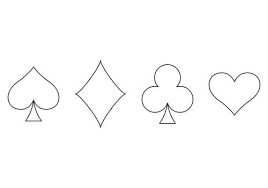
#> input picture card.png, 268 x 188 px, found by its file name
$ python '(21)image_counter.py'
#> lines starting #> are read from the running program, lines starting #| are printed output that depends on the picture; after the words box and inside, x2 and y2 are one past the last pixel; in counts of white or black regions, pixels touching at a corner belong together
# Contours ka matlab hai image me objects ke boundaries detect karna.
# OpenCV me contours find karne ke liye:
#   1. Grayscale conversion
#   2. Apply Gaussian Blur (Noise kam karne ke liye)
#   3. Threshold ya Canny edge detection
#   4. cv2.findContours() use karte hain
#   5. cv2.drawContours() se draw karte hain

# 1️⃣ Image Load
import cv2
import numpy as np

image = cv2.imread('card.png')
#> image is the input picture: shape (188, 268, 3); min 0, max 255, mean 252.4

# 2️⃣ Convert to Grayscale
gray = cv2.cvtColor(image , cv2.COLOR_BGR2GRAY)

# 3️⃣ Apply Gaussian Blur (Noise kam karne ke liye)
blur = cv2.GaussianBlur(gray , (5,5) , 0)
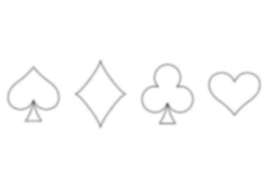
#> blur: shape (188, 268); min 106, max 255, mean 252.4

# 4️⃣ Edge Detection using Canny
edge = cv2.Canny(blur , 50 ,150)
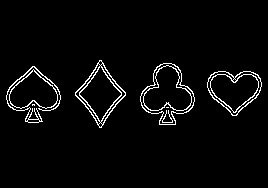
#> edge: shape (188, 268); 3.4% white in thin lines or dots, all inside (x1, y1, x2, y2) = (6, 60, 262, 128)
cv2.imshow("Canny Edges", edge)


# 5️⃣ Find Contours
contours, hierarchy = cv2.findContours(
    edge , cv2.RETR_EXTERNAL
      , cv2.CHAIN_APPROX_SIMPLE
)
#> contours = 6 contours, 1 with area under 20; largest, box (x1, y1, x2, y2) and area: (140, 63, 195, 125) 2031, (207, 71, 262, 116) 1626, (75, 60, 126, 128) 1619, (9, 69, 58, 109) 1208, (6, 66, 61, 123) 105
# cv2.CHAIN_APPROX_SIMPLE => Contour ke points ko compress karke store karta hai, unnecessary points ko remove karta hai.
#  cv2.RETR_EXTERNAL => Sirf external (outer) contours detect karta hai, inner contours ignore karta hai.
#cv2.RETR_TREE – Saare contours (outer + inner) detect karta hai aur parent-child relationship bhi maintain karta hai.
# cv2.RETR_CCOMP – Contours ko 2 levels (external + internal) me organize karta hai.
'''
contours
Ye ek list of all detected contours hai.
Har contour Numpy array of points hota hai, jo us boundary ke coordinates batata hai.

Example structure:
contours[0]
# array([[x1, y1], [x2, y2], [x3, y3], ...])
Matlab: har contour ke sare points store hote hain.

2️⃣ hierarchy
Ye contours ke relationships ko describe karta hai (parent, child, next, previous).
'''

# 6️⃣ Print number of contours found
print('Number Of Counters Found : ' , len(contours))
#| Number Of Counters Found :  6

# 7️⃣ Draw Contours on Original Image
Contour_image = image.copy()
# -1 → Matlab “Draw all contours
cv2.drawContours(Contour_image , contours , -1, (0, 255, 0), 3) # green color, thickness 3
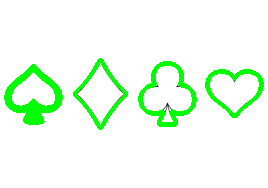
#> Contour_image: shape (188, 268, 3); 7.22% of pixels changed, all inside (x1, y1, x2, y2) = (4, 58, 264, 130)

cv2.imshow("Contours", Contour_image)


# 8️⃣ Optional: Draw bounding boxes & contour area
for cnt in contours:
    # x, y → rectangle ka top-left corner
    # w, h → rectangle ka width & height
    x, y, w, h = cv2.boundingRect(cnt)
    cv2.rectangle(Contour_image, (x,y), (x+w, y+h), (255,0,0), 2)  # blue rectangle
    area = cv2.contourArea(cnt)
    print("Contour Area:", area)
#> this loop made 6 passes
#> (x, y, w, h, area) on passes 2 to 6: (207, 71, 55, 45, 1626), (9, 69, 49, 40, 1208.5), (6, 66, 55, 57, 105), (140, 63, 55, 62, 2031), (75, 60, 51, 68, 1619)
#| Contour Area: 1.0
#| Contour Area: 1626.0
#| Contour Area: 1208.5
#| Contour Area: 105.0
#| Contour Area: 2031.0
#| Contour Area: 1619.0
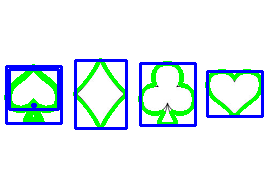
#> Contour_image: shape (188, 268, 3); 6.41% of pixels changed, all inside (x1, y1, x2, y2) = (5, 59, 264, 130)


cv2.imshow("Contours with Bounding Boxes", Contour_image)
cv2.waitKey(0)
cv2.destroyAllWindows()
